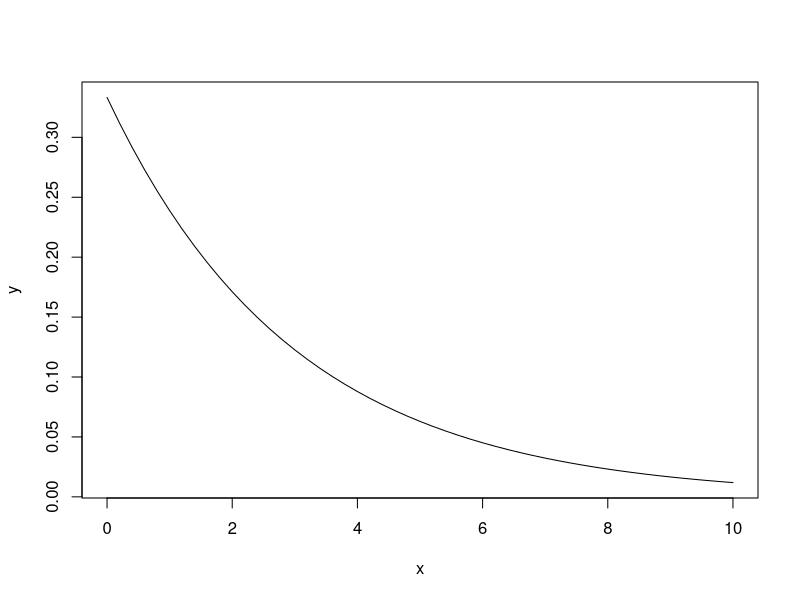

R code for this plot:
f = function(t) {
	f = 1 - exp(-t/3)
}

d = function(t) {
	d = exp(-t/3)/3
}

p = f(2)-f(1)
cat("P(1<T<2) = ",p)

x = seq(0,10, by = 0.2)
y = d(x)

png(file = "../LaTex/zad2_26.png")
plot(x,y,type = "l")
dev.off()